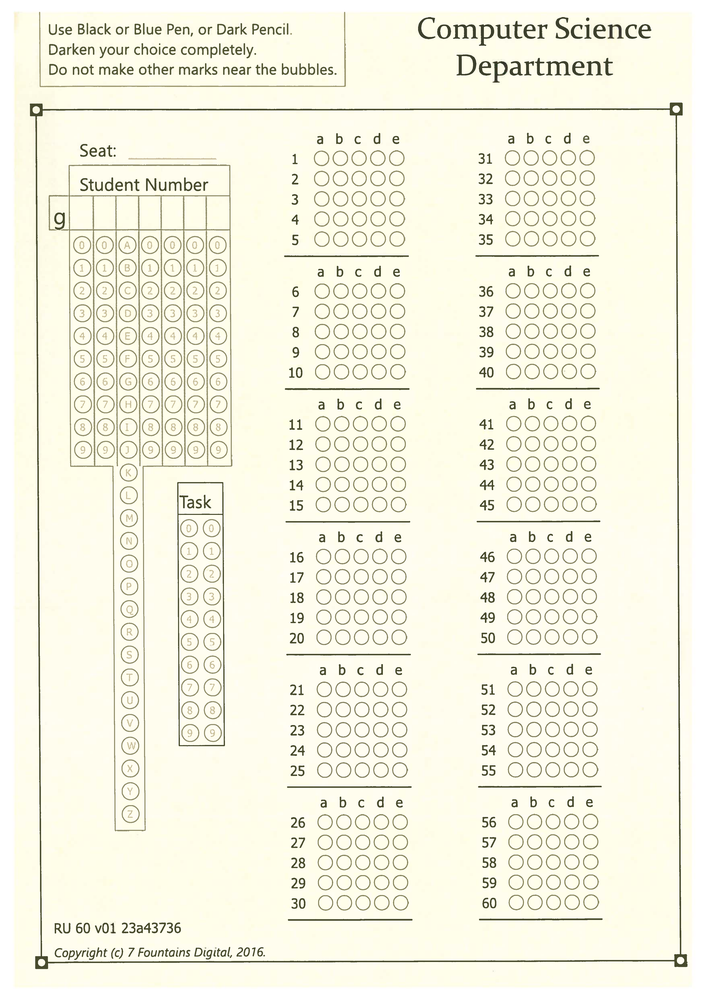
#> input picture lec3/sheet_0.png, 706 x 999 px, shrunk from 3509 x 4967 before the run
$ python autCanny_14.py sheet_0.png
#> lines starting #> are read from the running program, lines starting #| are printed output that depends on the picture; after the words box and inside, x2 and y2 are one past the last pixel; in counts of white or black regions, pixels touching at a corner belong together
#reads in a png image and detects edges. Also includes histogram equalization.

import numpy as np #shortened (used often)
import cv2 # always need this
import sys

def auto_canny(image, sigma=0.9):
	# median of grey pixel intensities
	# tuning the sigma constant is optional
	v = np.median(image)

	# apply Canny edge detection using computed median
	lower = int(max(0, (1.0 - sigma) * v))
	upper = int(min(255, (1.0 + sigma) * v))
	edged = cv2.Canny(image, lower, upper)

	return edged

# image from command line arg
imgFile = cv2.imread(sys.argv[1],0)
#> imgFile: shape (999, 706); min 20, max 255, mean 241.3


gBlur = cv2.GaussianBlur(imgFile, (5, 5), 0)
#gBlur = imgFile

normImg = cv2.normalize(gBlur, None, 0, 255, cv2.NORM_MINMAX)
canny = cv2.Canny(normImg,100,200)
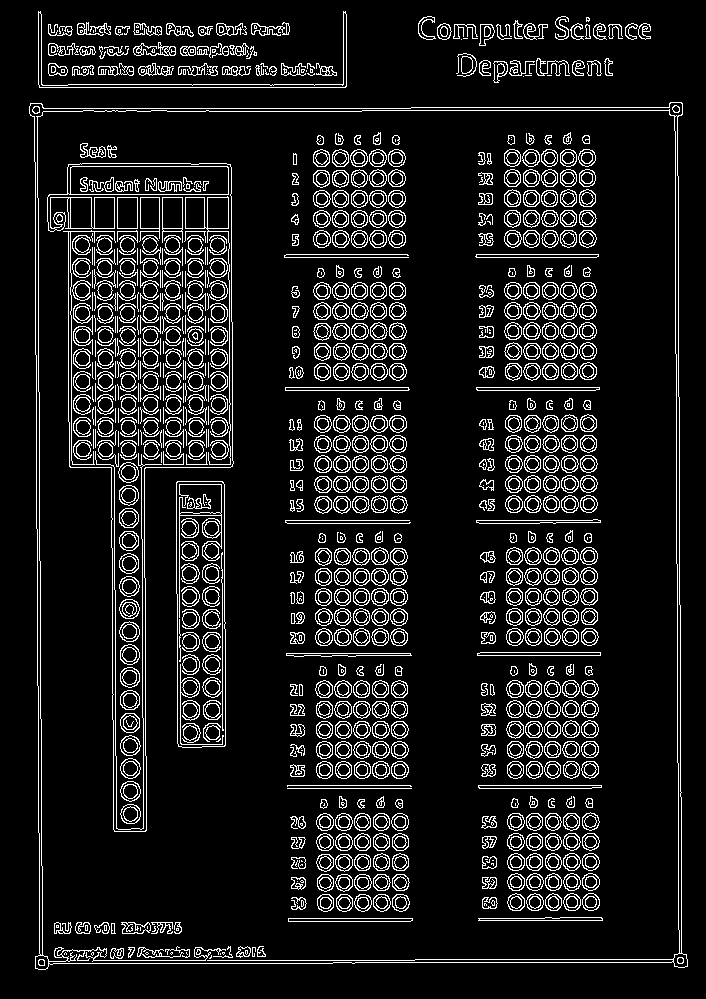
#> canny: shape (999, 706); 10.7% white in thin lines or dots, all inside (x1, y1, x2, y2) = (29, 11, 688, 970)

equ = cv2.equalizeHist(gBlur)
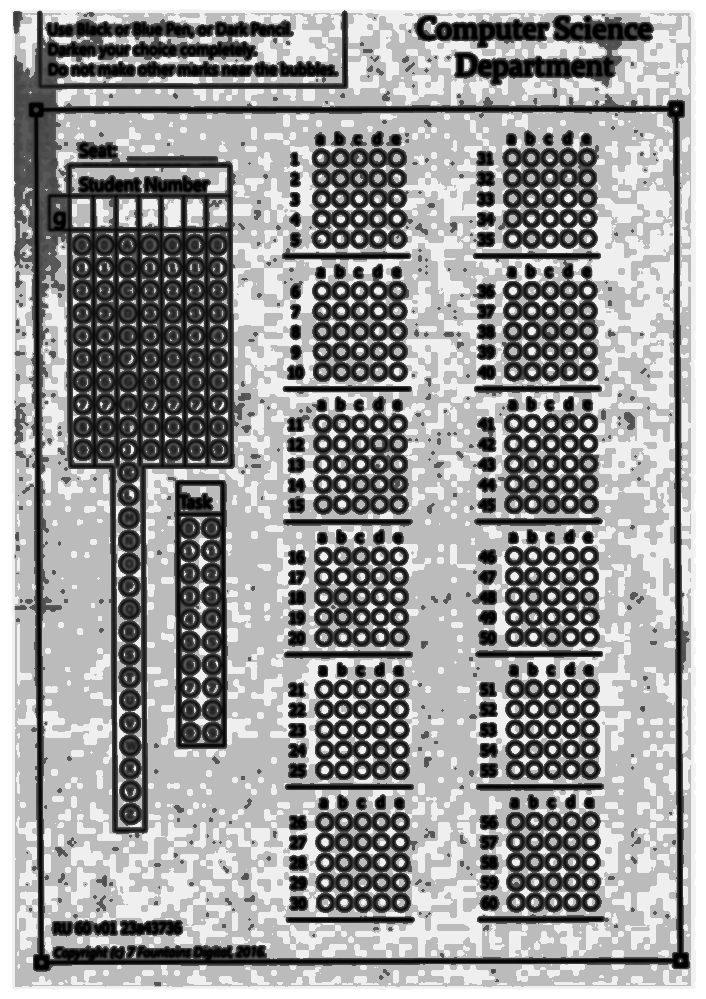
#> equ: shape (999, 706); min 0, max 255, mean 152.7
canny2 = cv2.Canny(equ,100,200)
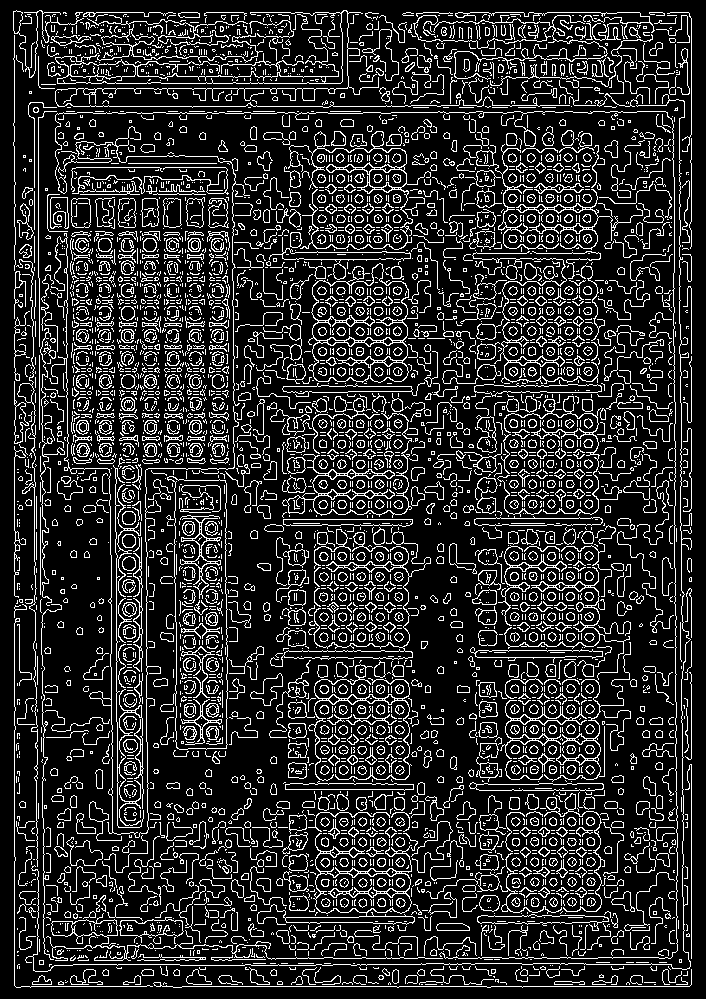
#> canny2: shape (999, 706); 16.8% white in thin lines or dots

clahe = cv2.createCLAHE(clipLimit=2.0, tileGridSize=(8,8))
clImg = clahe.apply(gBlur)
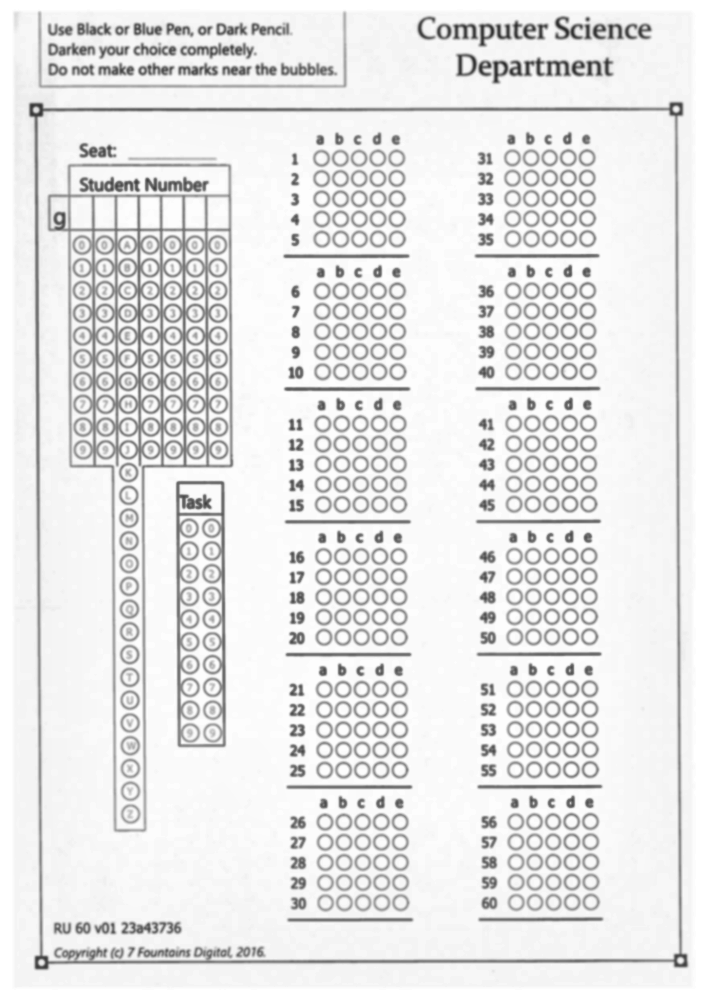
#> clImg: shape (999, 706); min 47, max 255, mean 230.2
canny3 = cv2.Canny(clImg,100,200)
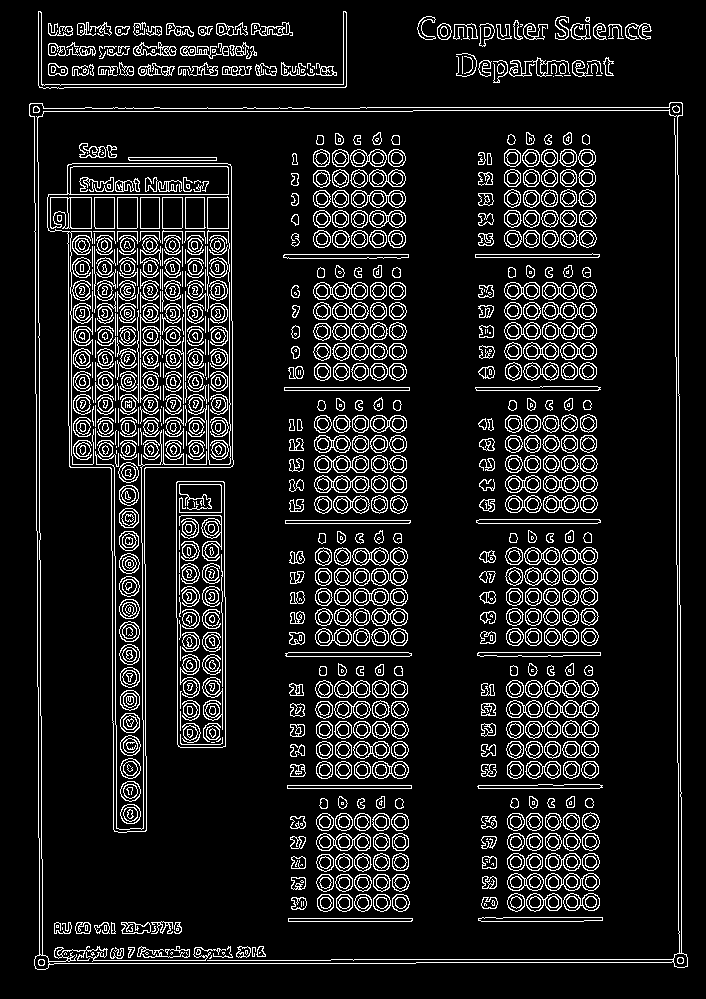
#> canny3: shape (999, 706); 11.2% white in thin lines or dots, all inside (x1, y1, x2, y2) = (29, 11, 688, 970)

autoEdgeImg = auto_canny(normImg)
#> in auto_canny, `v = np.median(image)`: v = 249
#> in auto_canny, `lower = int(max(0, (1.0 - sigma) * v))`: lower = 24
#> in auto_canny, `upper = int(min(255, (1.0 + sigma) * v))`: upper = 255

hStack1 = np.hstack((imgFile,canny,canny2,canny3,autoEdgeImg)) #stacking images side-by-side
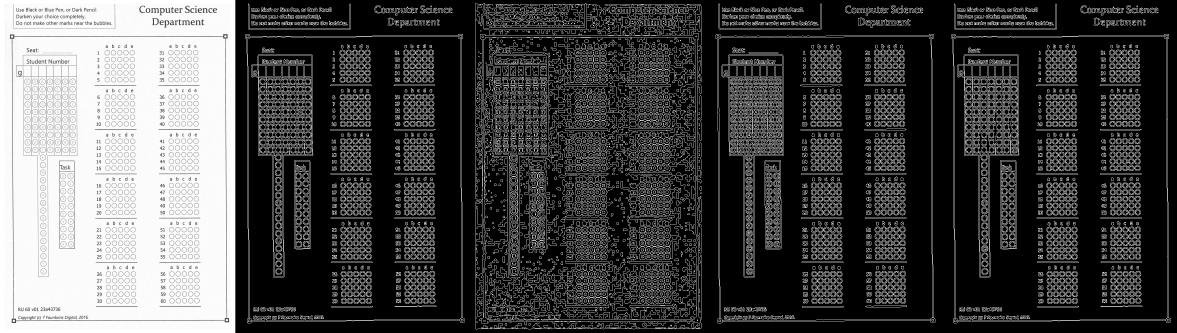
#> hStack1: shape (999, 3530) (shown at 1/3 size); min 0, max 255, mean 73.4

fres = np.vstack((hStack1)) #stacking images side-by-side
cv2.imshow('Conveniently Stacked',fres)

cv2.waitKey(0)
cv2.destroyAllWindows()
